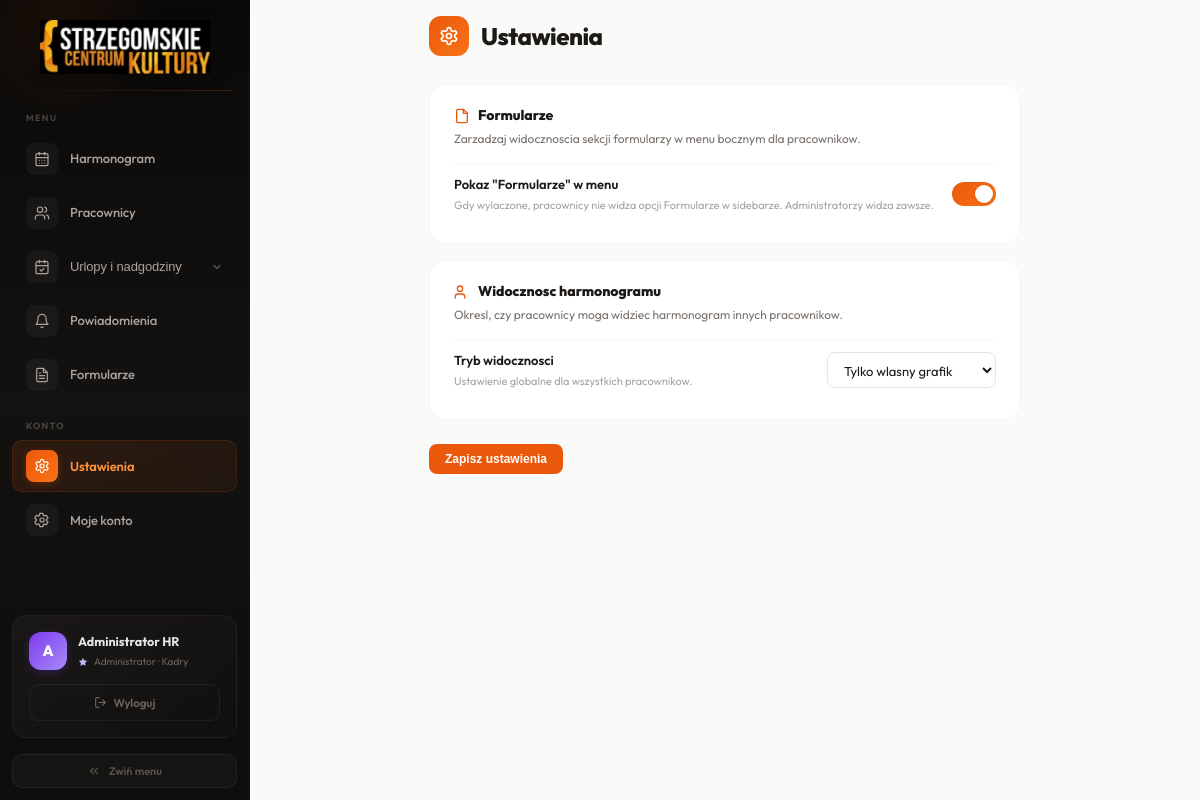
The app's page /cgi-bin/settings.php (signed in) with its own data.
### tables this page shows
CREATE TABLE IF NOT EXISTS `users` (
    `id` INT AUTO_INCREMENT PRIMARY KEY,
    `email` VARCHAR(191) NOT NULL,
    `password` VARCHAR(255) NOT NULL DEFAULT '',
    `full_name` VARCHAR(191) NOT NULL,
    `job_title` VARCHAR(191) NOT NULL DEFAULT '',
    `department` VARCHAR(100) NOT NULL DEFAULT 'SCK',
    `employment_fraction` DECIMAL(3,2) NOT NULL DEFAULT 1.00,
    `role` ENUM('admin','employee') NOT NULL DEFAULT 'employee',
    `active` TINYINT(1) NOT NULL DEFAULT 1,
    `must_change_password` TINYINT(1) NOT NULL DEFAULT 1,
    `can_view_all` TINYINT(1) NOT NULL DEFAULT 0,
    `created_at` TIMESTAMP DEFAULT CURRENT_TIMESTAMP,
    `updated_at` TIMESTAMP DEFAULT CURRENT_TIMESTAMP ON UPDATE CURRENT_TIMESTAMP,
    UNIQUE KEY `uq_email` (`email`)
);

CREATE TABLE IF NOT EXISTS `settings` (
    `setting_key` VARCHAR(100) PRIMARY KEY,
    `setting_value` TEXT NOT NULL,
    `updated_at` TIMESTAMP DEFAULT CURRENT_TIMESTAMP ON UPDATE CURRENT_TIMESTAMP
);

### cgi-bin/includes/db.php (called while the page is built, shortened)
<?php
function get_db(): PDO {
    static $pdo = null;
    if ($pdo === null) {
        $dsn = 'mysql:host=' . DB_HOST . ';dbname=' . DB_NAME . ';charset=' . DB_CHARSET;
        $pdo = new PDO($dsn, DB_USER, DB_PASS, [
            PDO::ATTR_ERRMODE            => PDO::ERRMODE_EXCEPTION,
            PDO::ATTR_DEFAULT_FETCH_MODE => PDO::FETCH_ASSOC,
            PDO::ATTR_EMULATE_PREPARES   => false,
        ]);
    }
    return $pdo;
}

### cgi-bin/includes/auth.php (called while the page is built, shortened)
<?php
require_once __DIR__ . '/db.php';
function current_user(): ?array {
    static $user = false;
    if ($user === false) {
        $stmt = get_db()->prepare('SELECT * FROM users WHERE id = ? AND active = 1');
        $stmt->execute([$_SESSION['user_id']]);
        $user = $stmt->fetch() ?: null;
    }
    return $user;
}
function require_login(): array {
    $u = current_user();
    return $u;
}
function is_admin(): bool {
    $u = current_user();
    return $u && $u['role'] === 'admin';
}
function h(string $s): string {
    return htmlspecialchars($s, ENT_QUOTES, 'UTF-8');
}

### cgi-bin/includes/functions.php (called while the page is built, shortened)
<?php
function get_setting(string $key, string $default = ''): string {
    $stmt = get_db()->prepare('SELECT setting_value FROM settings WHERE setting_key=?');
    $stmt->execute([$key]);
    $row = $stmt->fetch();
    return $row ? $row['setting_value'] : $default;
}

### cgi-bin/includes/layout.php (the view, shortened to what this page needs)
<?php
require_once __DIR__ . '/auth.php';
require_once __DIR__ . '/functions.php';
function layout_start(string $title = ''): void {
    $user = current_user();
?><!DOCTYPE html>
<html lang="pl">
<head>
<link rel="stylesheet" href="assets/style.css">
</head>
<body>
<?php if ($user): ?>
<div class="app" id="app">
<nav class="sidebar" id="sidebar">
    <div class="sb-brand">
        <div class="sb-brand-inner">
            <img src="assets/logo_white.png" alt="Strzegomskie Centrum Kultury" class="sb-logo-img">
        </div>
        <div class="sb-shimmer"></div>
    </div>
    <div class="sb-nav">
        <div class="sb-section"><span>Menu</span></div>
        <a href="schedule.php" class="nav-btn <?= basename($_SERVER['SCRIPT_NAME'])==='schedule.php'?'act':'' ?>">
            <span class="nav-icon"></span>
            <span class="nav-label"><?= is_admin()?'Harmonogram':'Mój grafik' ?></span>
        </a>
        <?php if (is_admin()): ?>
        <a href="employees.php" class="nav-btn <?= basename($_SERVER['SCRIPT_NAME'])==='employees.php'?'act':'' ?>">
            <span class="nav-icon"><svg width="16" height="16" viewBox="0 0 24 24" fill="none" stroke="currentColor" stroke-width="1.8" stroke-linecap="round" stroke-linejoin="round"><path d="M16 21v-2a4 4 0 0 0-4-4H6a4 4 0 0 0-4 4v2"/><circle cx="9" cy="7" r="4"/><path d="M22 21v-2a4 4 0 0 0-3-3.87"/><path d="M16 3.13a4 4 0 0 1 0 7.75"/></svg></span>
            <span class="nav-label">Pracownicy</span>
        </a>
        <?php endif; ?>
        <?php
            $lbPage = basename($_SERVER['SCRIPT_NAME'])==='leave_balances.php';
            $lbActive = $lbPage;
        ?>
        <?php if (is_admin()): ?>
        <div class="nav-group <?=$lbActive?'nav-group-open':''?>">
            <button class="nav-btn nav-group-btn <?=$lbActive?'act':''?>" onclick="this.parentElement.classList.toggle('nav-group-open')">
                <span class="nav-icon"><svg width="16" height="16" viewBox="0 0 24 24" fill="none" stroke="currentColor" stroke-width="1.8" stroke-linecap="round" stroke-linejoin="round"><path d="M8 2v4"/><path d="M16 2v4"/><rect width="18" height="18" x="3" y="4" rx="2"/><path d="M3 10h18"/><path d="M9 16l2 2 4-4"/></svg></span>
                <span class="nav-label">Urlopy i nadgodziny</span>
                <svg class="nav-chevron" width="12" height="12" viewBox="0 0 24 24" fill="none" stroke="currentColor" stroke-width="2.5" stroke-linecap="round" stroke-linejoin="round"><polyline points="6 9 12 15 18 9"/></svg>
            </button>
        </div>
        <?php endif; ?>
        <a href="notifications.php" class="nav-btn <?= basename($_SERVER['SCRIPT_NAME'])==='notifications.php'?'act':'' ?>">
            <span class="nav-icon"><svg width="16" height="16" viewBox="0 0 24 24" fill="none" stroke="currentColor" stroke-width="1.8" stroke-linecap="round" stroke-linejoin="round"><path d="M6 8a6 6 0 0 1 12 0c0 7 3 9 3 9H3s3-2 3-9"/><path d="M10.3 21a1.94 1.94 0 0 0 3.4 0"/></svg></span>
            <span class="nav-label">Powiadomienia</span>
        </a>
        <?php $formsVisible = get_setting('forms_visible', '1') === '1'; ?>
        <?php if ($formsVisible || is_admin()): ?>
        <?php $fmActive = in_array(basename($_SERVER['SCRIPT_NAME']), ['forms.php','form_wifi.php','form_overtime.php','form_leave.php']); ?>
        <a href="forms.php" class="nav-btn <?=$fmActive?'act':''?>">
            <span class="nav-icon"></span>
            <span class="nav-label">Formularze</span>
        </a>
        <?php endif; ?>
        <div class="sb-section"><span>Konto</span></div>
        <?php if (is_admin()): ?>
        <a href="settings.php" class="nav-btn <?= basename($_SERVER['SCRIPT_NAME'])==='settings.php'?'act':'' ?>">
            <span class="nav-icon"></span>
            <span class="nav-label">Ustawienia</span>
        </a>
        <?php endif; ?>
        <a href="profile.php" class="nav-btn <?= basename($_SERVER['SCRIPT_NAME'])==='profile.php'?'act':'' ?>">
            <span class="nav-icon"></span>
            <span class="nav-label">Moje konto</span>
        </a>
    </div>
    <div class="sb-footer">
        <div class="sb-card">
            <div class="sb-user">
                <div class="sb-avatar <?=$user['role']==='admin'?'sb-avatar-admin':'sb-avatar-emp'?>"><?=mb_substr($user['full_name'],0,1)?></div>
                <div class="sb-user-info">
                    <div class="sb-user-name"><?= h($user['full_name']) ?></div>
                    <div class="sb-user-role">
                        <?php if($user['role']==='admin'):?><svg width="10" height="10" viewBox="0 0 24 24" fill="currentColor" style="color:#c4b5fd;margin-right:2px;vertical-align:-1px"><path d="M12 2L15.09 8.26L22 9.27L17 14.14L18.18 21.02L12 17.77L5.82 21.02L7 14.14L2 9.27L8.91 8.26L12 2Z"/></svg><?php endif;?>
                        <?= $user['role']==='admin'?'Administrator':'Pracownik' ?> · <?= h($user['department']) ?>
                    </div>
                </div>
            </div>
            <a href="logout.php" class="sb-logout">
                <svg width="13" height="13" viewBox="0 0 24 24" fill="none" stroke="currentColor" stroke-width="2" stroke-linecap="round" stroke-linejoin="round"><path d="M9 21H5a2 2 0 0 1-2-2V5a2 2 0 0 1 2-2h4"/><polyline points="16 17 21 12 16 7"/><line x1="21" x2="9" y1="12" y2="12"/></svg>
                <span class="nav-label">Wyloguj</span>
            </a>
        </div>
    </div>
    <div class="sb-collapse-wrap">
        <button class="sb-collapse-btn" id="sbToggle" onclick="toggleSidebar()" title="Zwiń menu">
            <svg width="14" height="14" viewBox="0 0 24 24" fill="none" stroke="currentColor" stroke-width="2" stroke-linecap="round" stroke-linejoin="round" class="collapse-icon"><polyline points="11 17 6 12 11 7"/><polyline points="18 17 13 12 18 7"/></svg>
            <span class="nav-label">Zwiń menu</span>
        </button>
    </div>
</nav>
<main class="content">
<?php endif; ?>
<?php }
function layout_end(): void { if (current_user()): ?>
</main></div>
<?php endif; ?>
</body></html>
<?php } ?>

### cgi-bin/settings.php (shortened to what this page needs)
<?php
require_once __DIR__ . '/includes/layout.php';
$user = require_login();
$empViewMode = get_setting('employee_view_mode', 'own');
layout_start('Ustawienia');
?>
<div class="set-wrap">
    <div class="set-header">
        <div class="set-hicon">
        </div>
        <div class="set-htitle">Ustawienia</div>
    </div>
    <form method="post">
        <div class="set-section">
            <div class="set-section-title">
                <svg width="16" height="16" viewBox="0 0 24 24" fill="none" stroke="#ea580c" stroke-width="2" stroke-linecap="round" stroke-linejoin="round"><path d="M14 2H6a2 2 0 0 0-2 2v16a2 2 0 0 0 2 2h12a2 2 0 0 0 2-2V8z"/><polyline points="14 2 14 8 20 8"/></svg>
                Formularze
            </div>
            <div class="set-section-desc">Zarzadzaj widocznoscia sekcji formularzy w menu bocznym dla pracownikow.</div>
            <div class="set-row">
                <div>
                    <div class="set-row-label">Pokaz "Formularze" w menu</div>
                    <div class="set-row-hint">Gdy wylaczone, pracownicy nie widza opcji Formularze w sidebarze. Administratorzy widza zawsze.</div>
                </div>
                <label class="set-toggle">
                    <span class="set-toggle-slider"></span>
                </label>
            </div>
        </div>
        <div class="set-section">
            <div class="set-section-title">
                <svg width="16" height="16" viewBox="0 0 24 24" fill="none" stroke="#ea580c" stroke-width="2" stroke-linecap="round" stroke-linejoin="round"><path d="M16 21v-2a4 4 0 0 0-4-4H6a4 4 0 0 0-4 4v2"/><circle cx="9" cy="7" r="4"/></svg>
                Widocznosc harmonogramu
            </div>
            <div class="set-section-desc">Okresl, czy pracownicy moga widziec harmonogram innych pracownikow.</div>
            <div class="set-row">
                <div>
                    <div class="set-row-label">Tryb widocznosci</div>
                    <div class="set-row-hint">Ustawienie globalne dla wszystkich pracownikow.</div>
                </div>
                <select name="employee_view_mode" class="set-select">
                    <option value="own" <?=$empViewMode==='own'?'selected':''?>>Tylko wlasny grafik</option>
                </select>
            </div>
        </div>
        <button type="submit" class="btn btn-primary set-save">Zapisz ustawienia</button>
    </form>
</div>
<?php layout_end(); ?>

### cgi-bin/assets/style.css (style rules this page uses)
html { height:100% }
* { margin:0;padding:0;box-sizing:border-box }
body { font-family:'Outfit','DM Sans',system-ui,-apple-system,sans-serif;background:#fafaf9;color:#1c1917;font-size:14px;line-height:1.5;overflow:hidden }
.app { display:flex;min-height:100vh }
.content { flex:1;min-width:0;overflow:auto;height:100vh }
.sidebar { width:250px;display:flex;flex-direction:column;flex-shrink:0;position:sticky;top:0;height:100vh;overflow-y:hidden;overflow-x:hidden; background:linear-gradient(180deg,#0a0908 0%,#141210 50%,#0e0d0c 100%);border-right:1px solid rgba(255,255,255,.03); transition:width .3s cubic-bezier(.4,0,.2,1);position:relative }
.sidebar * { transition:opacity .2s ease, width .3s cubic-bezier(.4,0,.2,1) }
.sb-brand { padding:20px 16px 0;position:relative }
.sb-brand-inner { display:flex;align-items:center;justify-content:center;padding:0 4px }
.sb-logo-img { width:170px;height:auto;object-fit:contain;filter:drop-shadow(0 2px 8px rgba(0,0,0,.3));transition:all .3s cubic-bezier(.4,0,.2,1) }
.sb-shimmer { margin-top:16px;height:1px;background:linear-gradient(90deg,transparent 0%,rgba(234,88,12,.25) 50%,transparent 100%);background-size:200% 100%;animation:shimmer 4s linear infinite }
.sb-nav { padding:4px 12px;flex:1;display:flex;flex-direction:column;gap:2px }
.sb-section { font-size:9px;font-weight:700;text-transform:uppercase;letter-spacing:.14em;color:rgba(168,162,158,.35);padding:16px 14px 6px;user-select:none }
.nav-btn { display:flex;align-items:center;gap:12px;padding:10px 14px;border-radius:10px; color:#a8a29e;font-size:13px;font-weight:500;cursor:pointer;border:none;background:transparent; width:100%;text-align:left;text-decoration:none;letter-spacing:-.01em;transition:all .2s ease;position:relative;white-space:nowrap;overflow:hidden }
.nav-btn.act { background:linear-gradient(135deg,rgba(234,88,12,.12),rgba(249,115,22,.06)); color:#fb923c;font-weight:600;box-shadow:inset 0 0 0 1px rgba(234,88,12,.15) }
.nav-btn.act .nav-icon { background:linear-gradient(135deg,#ea580c,#f97316);color:#fff; box-shadow:0 2px 8px -1px rgba(234,88,12,.35) }
.nav-icon { width:32px;height:32px;border-radius:8px;display:flex;align-items:center;justify-content:center; background:rgba(255,255,255,.04);transition:all .2s ease;flex-shrink:0 }
.nav-label { transition:opacity .2s ease }
.sb-footer { padding:0 12px 16px }
.sb-card { padding:16px;border-radius:14px; background:linear-gradient(135deg,rgba(255,255,255,.04) 0%,rgba(255,255,255,.01) 100%); border:1px solid rgba(255,255,255,.05);backdrop-filter:blur(10px) }
.sb-user { display:flex;align-items:center;gap:11px }
.sb-avatar { width:38px;height:38px;border-radius:12px;display:flex;align-items:center;justify-content:center; font-weight:800;font-size:15px;flex-shrink:0;color:#fff }
.sb-avatar-admin { background:linear-gradient(135deg,#7c3aed,#a78bfa);box-shadow:0 3px 12px -2px rgba(124,58,237,.35) }
.sb-user-info { min-width:0;flex:1 }
.sb-user-name { font-size:12.5px;color:#e7e5e4;font-weight:700;white-space:nowrap;overflow:hidden;text-overflow:ellipsis }
.sb-user-role { font-size:10px;color:#6b6560;margin-top:3px;display:flex;align-items:center;gap:4px }
.sb-logout { display:flex;align-items:center;justify-content:center;gap:7px;width:100%;padding:9px; border-radius:10px;border:1px solid rgba(255,255,255,.06);background:transparent; color:#6b6560;font-size:11.5px;font-weight:600;cursor:pointer;text-decoration:none; transition:all .25s cubic-bezier(.4,0,.2,1);margin-top:14px }
.sb-collapse-wrap { padding:0 12px 12px;display:flex;justify-content:center }
.sb-collapse-btn { width:100%;height:34px;border-radius:10px;border:1px solid rgba(255,255,255,.06); background:rgba(255,255,255,.03);color:#58534e;cursor:pointer;display:flex;align-items:center;justify-content:center;gap:8px; font-size:11px;font-weight:600;font-family:inherit;transition:all .25s cubic-bezier(.4,0,.2,1) }
.collapse-icon { transition:transform .3s ease }
.btn { display:inline-flex;align-items:center;gap:6px;padding:8px 16px;border-radius:8px;font-size:12px;font-weight:600;cursor:pointer;border:none;text-decoration:none;transition:all .15s;white-space:nowrap }
.btn-primary { background:#ea580c;color:#fff }
.nav-group { position:relative }
.nav-group-btn { display:flex;align-items:center;width:100% }
.nav-group-btn .nav-label { flex:1 }
.nav-chevron { margin-left:auto;transition:transform .25s cubic-bezier(.4,0,.2,1);opacity:.5;flex-shrink:0 }

### records on screen
users: full_name "A", full_name "Administrator HR", department "Kadry"
settings: employee_view_mode "Tylko wlasny grafik"
